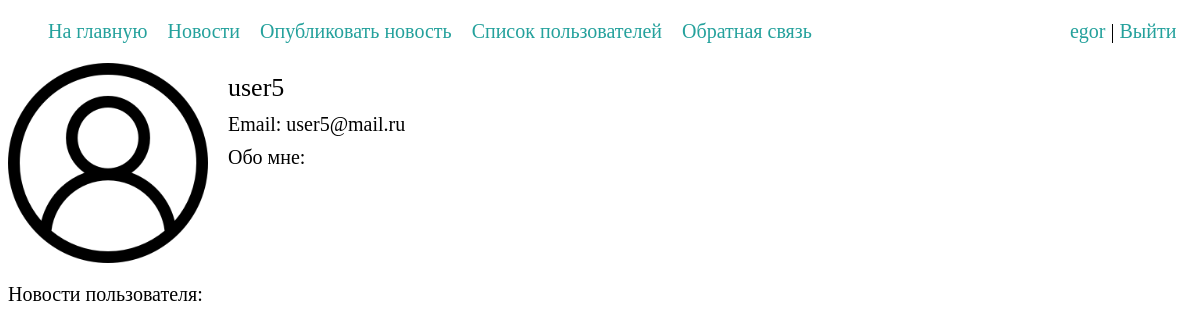
The page /profile/5/ (signed in) on the database as committed earlier.
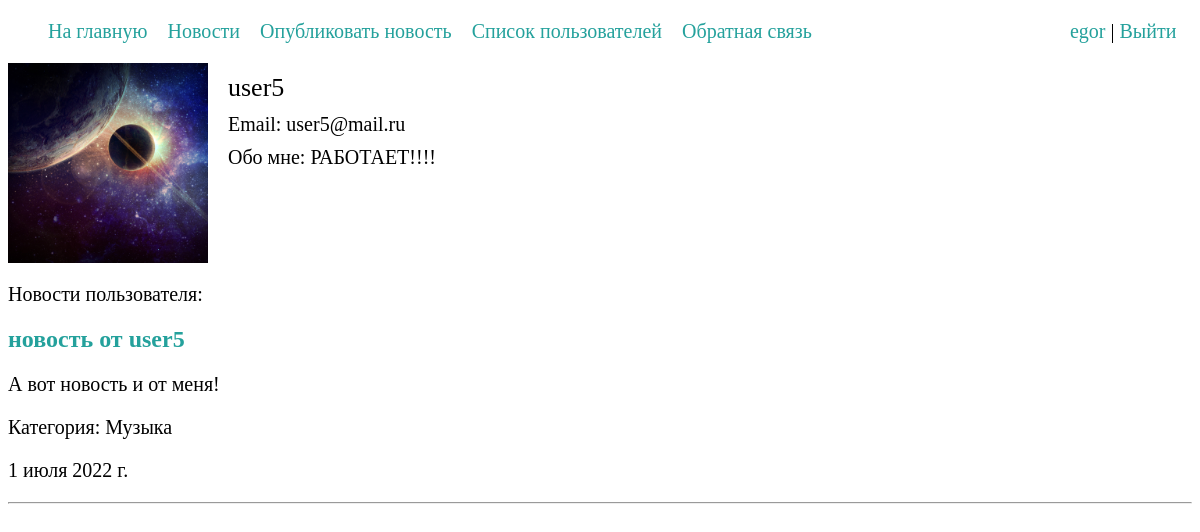
The same page on the database as committed later.
### news/models.py (models this page shows, shortened)
class Profile(models.Model):
    user = models.OneToOneField(User, null=True, on_delete=models.CASCADE)
    about = models.TextField(null=True, blank=True)
    profile_pic = models.ImageField(null=True, blank=True, upload_to="photos/", default="photos/user.png", verbose_name='Фотография пользователя')
    class Meta:
        verbose_name = 'Профиль'
        verbose_name_plural = 'Профили'
        ordering = ['id']

class News(models.Model):
    title = models.CharField(max_length=255, verbose_name='Заголовок')
    content = models.TextField(blank=False, verbose_name='Текст новости')
    time_created = models.DateTimeField(auto_now_add=True)
    cat = models.ForeignKey('Category', on_delete=models.CASCADE, null=True, verbose_name='Категория')
    author = models.ForeignKey(User, on_delete=models.CASCADE, null=True, verbose_name='Автор')
    def get_absolute_url(self):
        return reverse('newsById', kwargs={'news_id': self.pk})
    class Meta:
        verbose_name = 'Новости'
        verbose_name_plural = 'Новости'
        ordering = ['-time_created', 'title']

class Category(models.Model):
    name = models.CharField(max_length=100, db_index=True, verbose_name='Категория')
    slug = models.SlugField(max_length=255, db_index=True, unique=True, verbose_name='URL')
    def __str__(self):
        return self.name
    class Meta:
        verbose_name = 'Категории'
        verbose_name_plural = 'Категории'
        ordering = ['id']

### news/views.py (the view)
# urls.py: path('profile/<int:profile_id>/', ShowProfile.as_view(), name='profile'),
class ShowProfile(LoginRequiredMixin, DataMixin, DetailView):
    model = Profile
    template_name = 'news/profile.html'
    pk_url_kwarg = 'profile_id'
    context_object_name = 'profile'
    def get_context_data(self, *, object_list=None, **kwargs):
        context = super().get_context_data(**kwargs)
        us_id = Profile.objects.get(id=self.kwargs['profile_id']).user_id
        context['news'] = News.objects.filter(author_id=us_id)
        mix_def = self.get_user_context(title="Профиль пользователя")
        return dict(list(context.items()) + list(mix_def.items()))
    def get_queryset(self):
        return Profile.objects.filter(id=self.kwargs['profile_id']).select_related('user')

### news/utils.py (called while the page is built)
    def get_user_context(self, **kwargs):
        context = kwargs
        cats = Category.objects.all()
        context['menu'] = menu
        context['cats'] = cats
        return context

### news/templates/news/profile.html (shortened to what this page needs)
{% extends 'news/base.html' %}
{% load static %}
{% block content %}
    <div class="profileCard">
        <img src="{{ profile.profile_pic.url }}" class="avatar" alt="avatar">
        <div class="about">
            <p class="username">{{ profile.user.username }}</p>
            <p>Email: {{ profile.user.email }}</p>
            <p class="aboutUser">Обо мне: {{ profile.about }}</p>
        </div>
    </div>
<div class="userNews">
    <p>Новости пользователя:</p>
    {% for n in news %}
        <h2><a href="{{ n.get_absolute_url }}">{{n.title}}</a></h2>
        <p>{{n.content}}</p>
        <p>Категория: {{n.cat}}</p>
        <P>{{n.time_created|date:""}}</P>
    <hr>
    {% endfor %}
</div>
{% endblock %}

### news/templates/news/base.html (shortened to what this page needs)
{% load static %}
<!DOCTYPE html>
<html lang="en">
<head>
    <link rel='stylesheet' type='text/css' href="{% static 'news/css/styles.css' %}" />
   </head>
<body>
{% block mainmenu %}
<ul class="head">
    {% for m in menu %}
    <li><a href="{% url m.url_name %}">{{m.title}}</a></li>
    {% endfor %}
    {% if request.user.is_authenticated %}
            <li class="headLogin"><a href="../../profile/{{ user.profile.id }}">{{ user.username }}</a> | <a href="{% url 'logout' %}">Выйти</a></li>
    {% else %}
        <li class="headLogin"><a href="{% url 'register' %}">Регистрация</a> | <a href="{% url 'login' %}">Вход</a></li>
    {% endif %}
</ul>
{% endblock mainmenu %}
{% block content %}
{% endblock %}
</body>
</html>

### news/static/news/css/styles.css (style rules this page uses)
a:active, a:hover, a { text-decoration: none; color: #24a19c; }
.head { width: 97%; display: flex; font-size: 20px; }
.head li { display: inline; margin-right: 20px; }
.headLogin { margin-left: auto; margin-right: 0em; }
.profileCard { width: 97%; display: flex; }
.avatar { height: 200px; width: 200px; margin-right: 10px; }
.profileCard p { margin: 10px 10px 10px 10px; font-size: 20px; }
.profileCard .username { font-size: 26px; }
.profileCard .aboutUser { width: 500px; }
.userNews p { font-size: 20px; }

Rows that differ between the two databases and show on the page:
changed Profile "user5": profile_pic: picture added in place of a placeholder; about (not shown) → "РАБОТАЕТ!!!!"
added News: title "новость от user5", content "А вот новость и от меня!", cat "Музыка", time_created "1 июля 2022 г."
